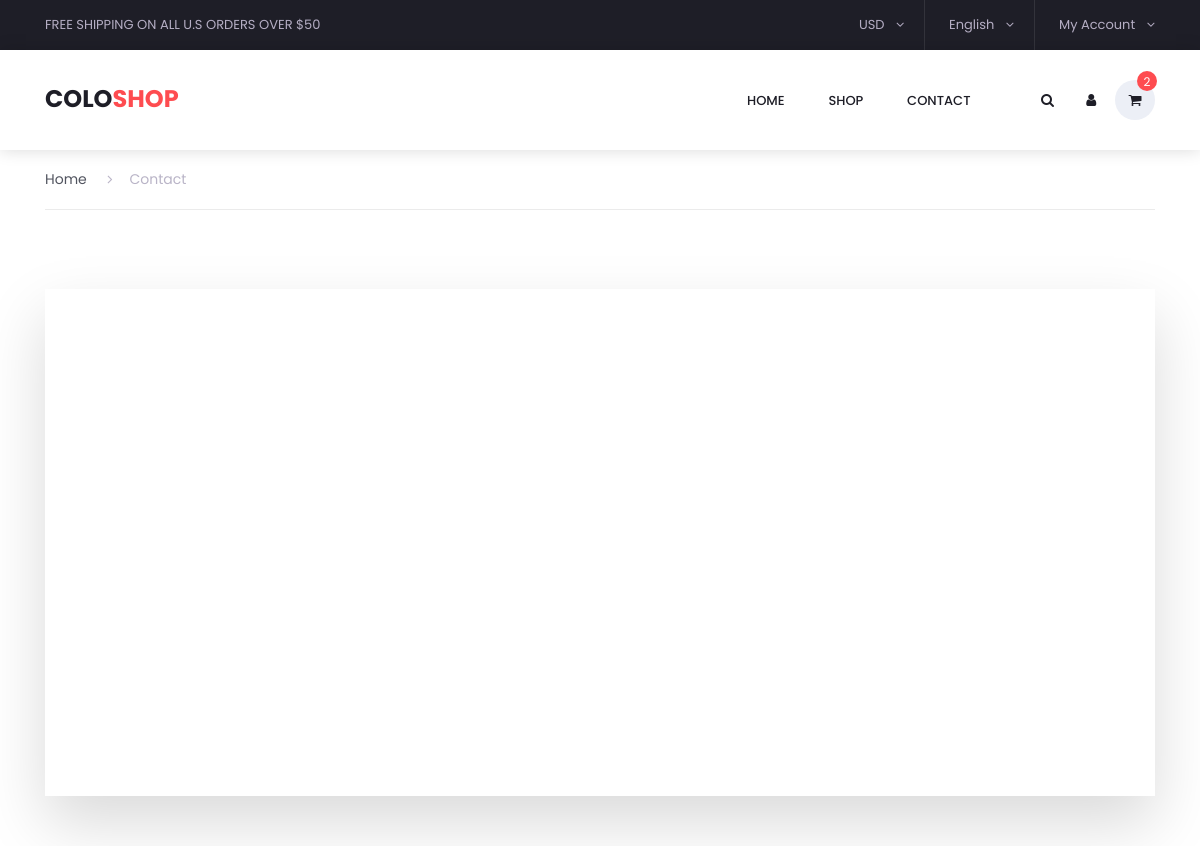
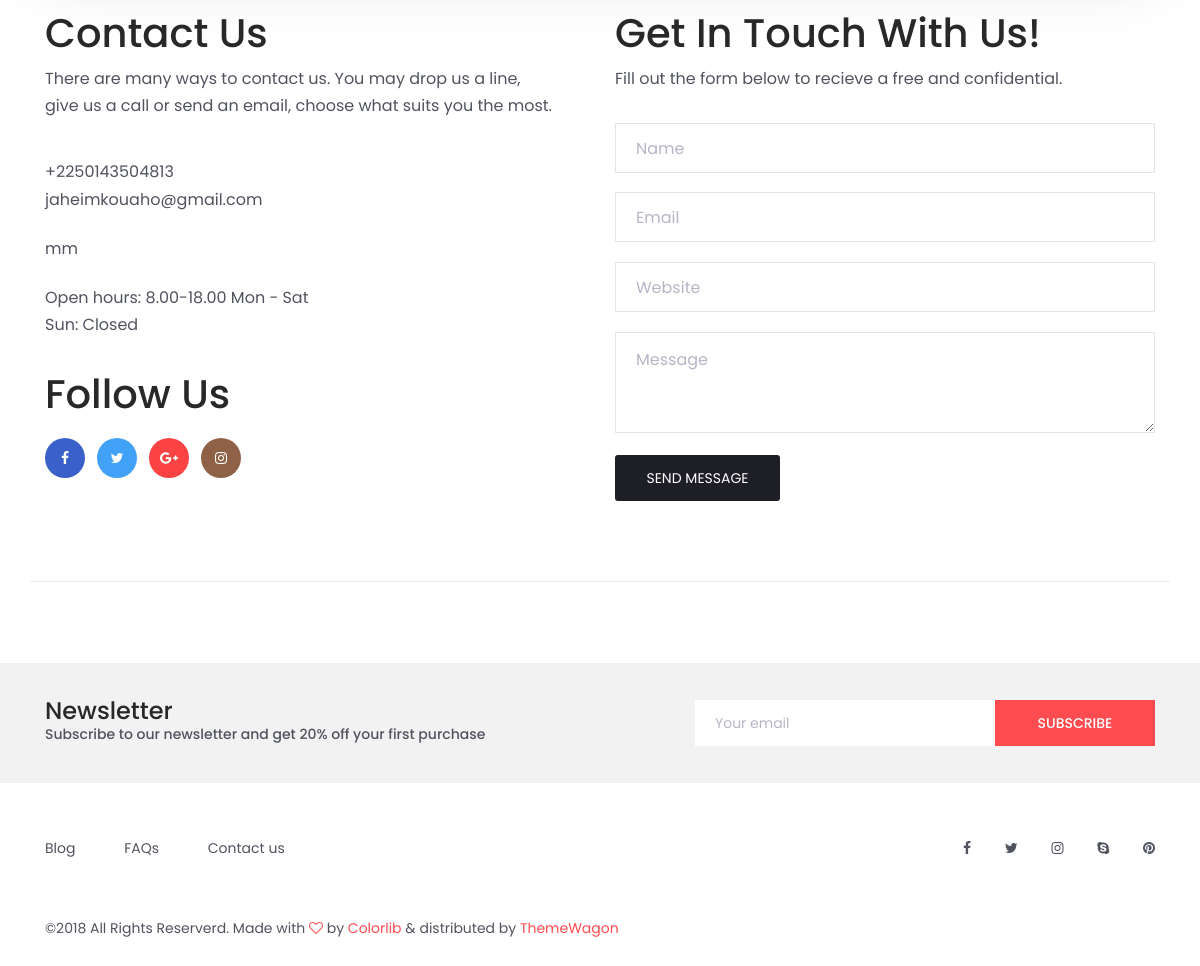
Page /contact/ on the committed database (2 pictures, top to bottom).
### Front/models.py (models this page shows, shortened)
class Site_Info(models.Model):
    class Meta:
        verbose_name = 'Site_Info'
        verbose_name_plural = 'Site_Infos'
    site_name = models.CharField(max_length=100)
    section_new_arrivals_title = models.CharField(max_length=50)
    section_deals_title = models.CharField(max_length=30)
    facebook_link = models.URLField()
    twitter_link = models.URLField()
    instagram_link = models.URLField()
    skype_link = models.URLField()
    pinterest_link = models.URLField()
    copyright = models.CharField(max_length=100)
    email = models.EmailField(max_length=254)
    opening_days = models.CharField(max_length=255)
    closed_day = models.CharField(max_length=254)
    phone = PhoneNumberField()
    map_location = models.TextField()
    created_at = models.DateTimeField(auto_now_add=True)
    deleted_at = models.BooleanField(default=False)
    updated_at = models.DateTimeField(auto_now=True)

### Front/views.py (the view)
# urls.py: path('contact/', views.contact , name="contact" ),
def contact(request):
    site = Site_Info.objects.filter().first()
    return render(request, "pages/contact.html", locals())

### templates/pages/contact.html (shortened to what this page needs)
{% extends 'base/base_shop.html' %}
{% load static %}
{% block 'content' %}
	<div class="container contact_container">
		<div class="row">
			<div class="col">
				<div class="breadcrumbs d-flex flex-row align-items-center">
					<ul>
						<li><a href="{% url 'home' %}">Home</a></li>
						<li class="active"><a href="#"><i class="fa fa-angle-right" aria-hidden="true"></i>Contact</a></li>
					</ul>
				</div>
			</div>
		</div>
		<div class="row">
			<div class="col">
				<div id="google_map">
					<div class="map_container">
						<div id="map"></div>
					</div>
				</div>
			</div>
		</div>
		<div class="row">
			<div class="col-lg-6 contact_col">
				<div class="contact_contents">
					<h1>Contact Us</h1>
					<p>There are many ways to contact us. You may drop us a line, give us a call or send an email, choose what suits you the most.</p>
					<div>
						<p>{{site.phone}}</p>
						<p>{{site.email}}</p>
					</div>
					<div>
						<p>mm</p>
					</div>
					<div>
						<p>Open hours: 8.00-18.00 {{site.opening_days}}</p>
						<p>{{site.closed_day}}: Closed</p>
					</div>
				</div>
				<div class="follow_us_contents">
					<h1>Follow Us</h1>
					<ul class="social d-flex flex-row">
						<li><a href="#" style="background-color: #3a61c9"><i class="fa fa-facebook" aria-hidden="true"></i></a></li>
						<li><a href="#" style="background-color: #41a1f6"><i class="fa fa-twitter" aria-hidden="true"></i></a></li>
						<li><a href="#" style="background-color: #fb4343"><i class="fa fa-google-plus" aria-hidden="true"></i></a></li>
						<li><a href="#" style="background-color: #8f6247"><i class="fa fa-instagram" aria-hidden="true"></i></a></li>
					</ul>
				</div>
			</div>
			<div class="col-lg-6 get_in_touch_col">
				<div class="get_in_touch_contents">
					<h1>Get In Touch With Us!</h1>
					<p>Fill out the form below to recieve a free and confidential.</p>
					<form method="POST" action= "{% url 'contact' %}" id="contact">
						<div>
							<input id="name" class="form_input input_name input_ph" type="text" name="name" v-model="name" placeholder="Name" required="required" data-error="Name is required.">
							<input id="email" class="form_input input_email input_ph" type="email" v-model="email" name="email" placeholder="Email" required="required" data-error="Valid email is required.">
							<input id="website" class="form_input input_website input_ph" type="url" v-model="website" name="website" placeholder="Website" required="required" data-error="Website Name is required.">
							<textarea id="message" class="input_ph input_message" name="message" v-model="message"  placeholder="Message" rows="3" required data-error="Please, write us a message."></textarea>
						</div>
						<div>
							<button id="review_submit" type="submit" @click.prevent="post_data" class="red_button message_submit_btn trans_300" value="Submit">send message</button>
						</div>
					</form>
				</div>
			</div>
		</div>
	</div>
	<div class="newsletter">
		<div class="container">
			<div class="row">
				<div class="col-lg-6">
					<div class="newsletter_text d-flex flex-column justify-content-center align-items-lg-start align-items-md-center text-center">
						<h4>Newsletter</h4>
						<p>Subscribe to our newsletter and get 20% off your first purchase</p>
					</div>
				</div>
				<div class="col-lg-6">
					<form method="POST" id="newsletter">
						<div class="newsletter_form d-flex flex-md-row flex-column flex-xs-column align-items-center justify-content-lg-end justify-content-center">
							<input id="newsletter_email" name="email" v-model="email" type="email" placeholder="Your email" required="required" data-error="Valid email is required.">
							<button id="newsletter_submit" type="submit" @click.prevent="post_data" class="newsletter_submit_btn trans_300" value="Submit">Subscribe</button>
						</div>
					</form>
				</div>
			</div>
		</div>
	</div>
	{% endblock 'content' %}

### static/assets/styles/categories_styles.css (style rules this page uses)
* { margin: 0; padding: 0; }
body { font-family: 'Poppins', sans-serif; font-size: 14px; line-height: 23px; font-weight: 400; background: #FFFFFF; color: #1e1e27; }
div { display: block; position: relative; -webkit-box-sizing: border-box; -moz-box-sizing: border-box; box-sizing: border-box; }
ul { list-style: none; margin-bottom: 0px; }
p { font-family: 'Poppins', sans-serif; font-size: 14px; line-height: 1.7; font-weight: 500; color: #989898; -webkit-font-smoothing: antialiased; -webkit-text-shadow: rgba(0,0,0,.01) 0 0 1px; text-shadow: rgba(0,0,0,.01) 0 0 1px; }
a, a:hover, a:visited, a:active, a:link { text-decoration: none; -webkit-font-smoothing: antialiased; -webkit-text-shadow: rgba(0,0,0,.01) 0 0 1px; text-shadow: rgba(0,0,0,.01) 0 0 1px; }
h1 { font-size: 72px; }
h4 { font-size: 24px; }
h1, h2, h3, h4, h5, h6 { font-family: 'Poppins', sans-serif; color: #282828; -webkit-font-smoothing: antialiased; -webkit-text-shadow: rgba(0,0,0,.01) 0 0 1px; text-shadow: rgba(0,0,0,.01) 0 0 1px; }
.trans_300 { -webkit-transition: all 300ms ease; -moz-transition: all 300ms ease; -ms-transition: all 300ms ease; -o-transition: all 300ms ease; transition: all 300ms ease; }
.red_button { display: -webkit-inline-box; display: -moz-inline-box; display: -ms-inline-flexbox; display: -webkit-inline-flex; display: inline-flex; flex-direction: column; justify-content: center; align-items: center; width: auto; height: 40px; background: #fe4c50; border-radius: 3px; -webkit-transition: all 0.3s ease; -moz-transition: all 0.3s ease; -ms-transition: all 0.3s ease; -o-transition: all 0.3s ease; transition: all 0.3s ease; }
.breadcrumbs { width: 100%; height: 60px; border-bottom: solid 1px #ebebeb; margin-bottom: 58px; }
.breadcrumbs ul li { display: inline-block; margin-right: 17px; }
.breadcrumbs ul li.active a { color: #b9b4c7; }
.breadcrumbs ul li i { margin-right: 17px; }
.breadcrumbs ul li a { color: #51545f; }
.newsletter { width: 100%; background: #f2f2f2; margin-top: 81px; }
.newsletter_text { height: 120px; }
.newsletter_text h4 { margin-bottom: 0px; line-height: 24px; }
.newsletter_text p { margin-bottom: 0px; line-height: 1.7; color: #51545f; }
.newsletter_form { height: 120px; }
#newsletter_email { width: 300px; height: 46px; background: #FFFFFF; border: none; padding-left: 20px; }
.newsletter_submit_btn { width: 160px; height: 46px; border: none; background: #fe4c50; color: #FFFFFF; font-size: 14px; font-weight: 500; text-transform: uppercase; cursor: pointer; }

### rows in the picture
Site_Info: phone "+2250143504813", email "jaheimkouaho@gmail.com", opening_days "Mon - Sat", closed_day "Sun"
